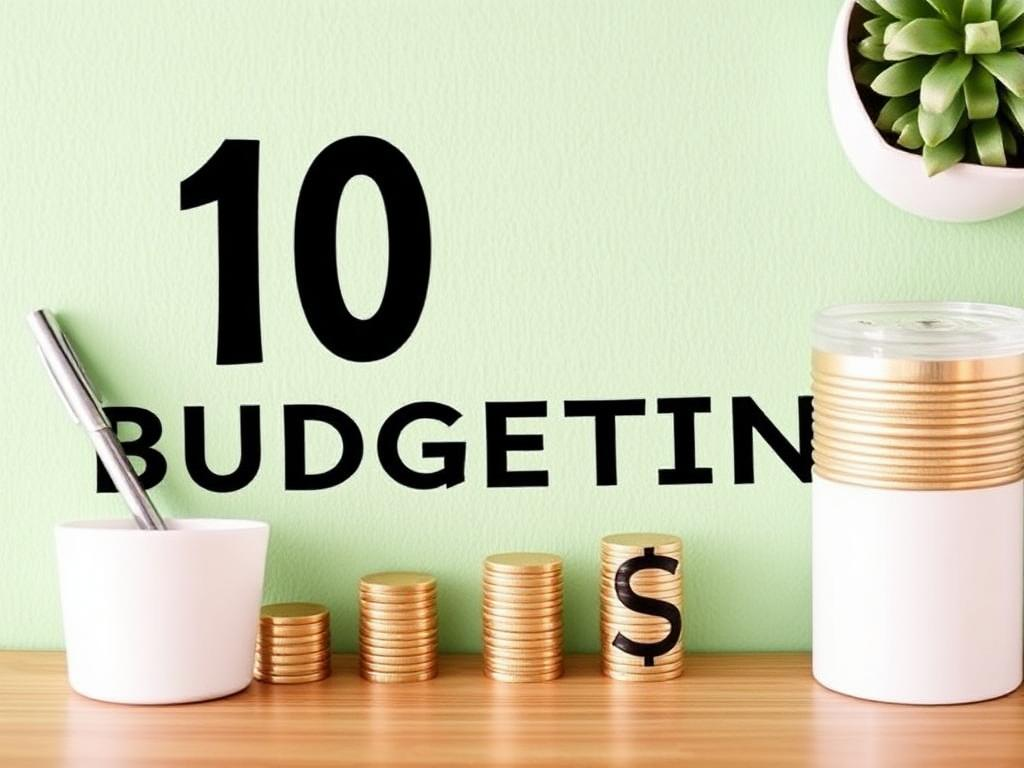
#> input picture blog-images/10-essential-budgeting-tips-to-take-control-of-your-finances.jpeg, 1024 x 768 px; its folder holds only this picture in this run
$ jupyter execute sample.ipynb
#> lines starting #> are read from the running program, lines starting #| are printed output that depends on the picture
# This is a sample Jupyter Notebook

Below is an example of a code cell.
Put your cursor into the cell and press Shift+Enter to execute it and select the next one, or click !here goes the icon of the corresponding button in the gutter! button.
To debug a cell, press Alt+Shift+Enter, or click !here goes the icon of the corresponding button in the gutter! button.

Press Double Shift to search everywhere for classes, files, tool windows, actions, and settings.

To learn more about Jupyter Notebooks in PyCharm, see [help](https://www.jetbrains.com/help/pycharm/jupyter-notebook-support.html).
For an overview of PyCharm, go to Help -> Learn IDE features or refer to [our documentation](https://www.jetbrains.com/help/pycharm/getting-started.html).

for image Resizing

[cell 1]
import os
from PIL import Image

# Specify the input and output folders
input_folder = "blog-images"
resized_folder = "resized_images"
os.makedirs(resized_folder, exist_ok=True)  # Create output folder if it doesn't exist

# Desired dimensions for resizing
target_width = 600
target_height = 358

# Loop through all files in the input folder
for filename in os.listdir(input_folder):
    if filename.endswith((".jpg", ".jpeg", ".png")):  # Process only image files
        input_path = os.path.join(input_folder, filename)
        output_path = os.path.join(resized_folder, filename)

        try:
            with Image.open(input_path) as img:
                # Resize the image
#> img is the input picture: PIL image 1024x768 RGB; mean R, G, B 200.6, 198.4, 169.6
                resized_img = img.resize((target_width, target_height))
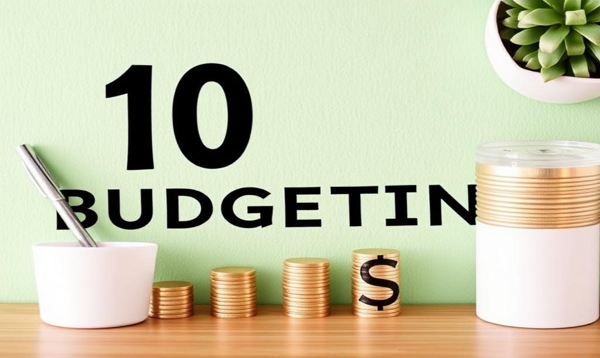
#> resized_img: PIL image 600x358 RGB; mean R, G, B 200.6, 198.4, 169.7
                # Save the resized image to the output folder
                resized_img.save(output_path)
                print(f"Resized and saved: {filename}")
        except Exception as e:
            print(f"Error processing {filename}: {e}")

print("Image resizing completed.")

Image Compressing

[cell 2]
import os
from PIL import Image

# Paths for the input and output folders
input_folder = "resized_images"  # Folder containing original images
output_folder = "compressed_images"  # Folder to store compressed images
os.makedirs(output_folder, exist_ok=True)  # Create output folder if it doesn't exist

# Compression settings
compression_quality = 85  # Quality level for compression (1-100, higher is better)
supported_formats = (".jpg", ".jpeg", ".png")  # File types to process

# Compress all images
for file_name in os.listdir(input_folder):
    if file_name.lower().endswith(supported_formats):  # Check for supported file formats
        input_path = os.path.join(input_folder, file_name)
        output_path = os.path.join(output_folder, file_name)

        try:
            # Open the image
            with Image.open(input_path) as img:
                # Remove metadata and compress the image
#> img: PIL image 600x358 RGB
                img.save(output_path, format=img.format, optimize=True, quality=compression_quality)
                print(f"Compressed and saved: {file_name}")
        except Exception as e:
            print(f"Error compressing {file_name}: {e}")

print("All images have been processed!")
